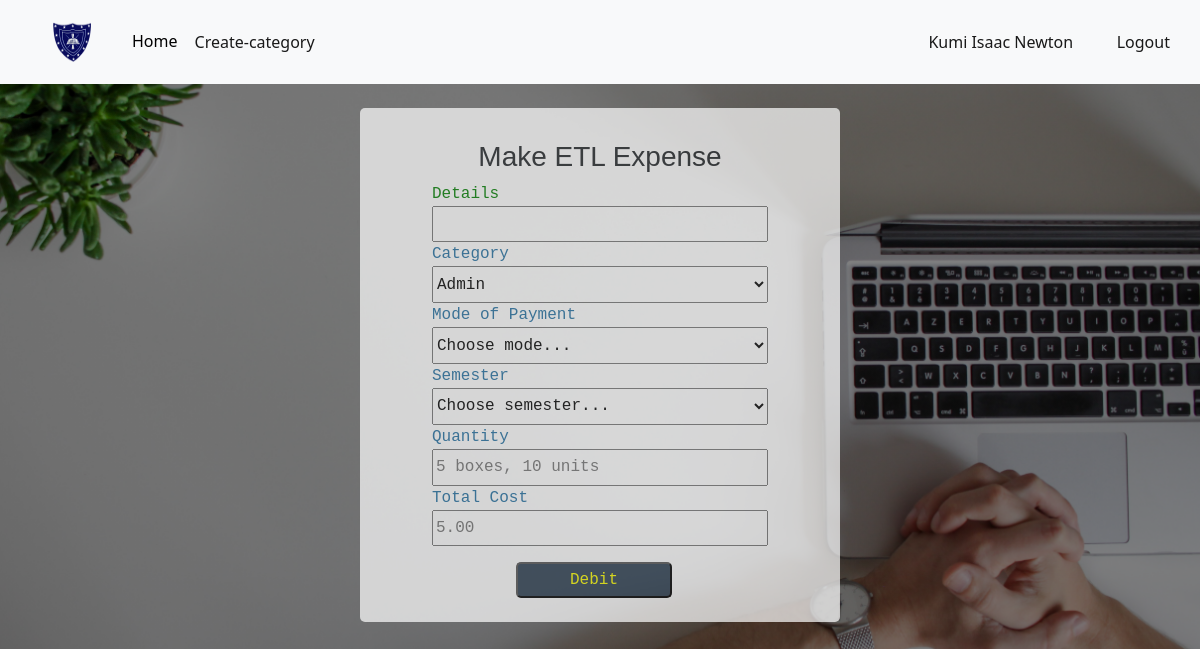
Before: /accountant_dashboard/etl_expenses (signed in) with the older database file.
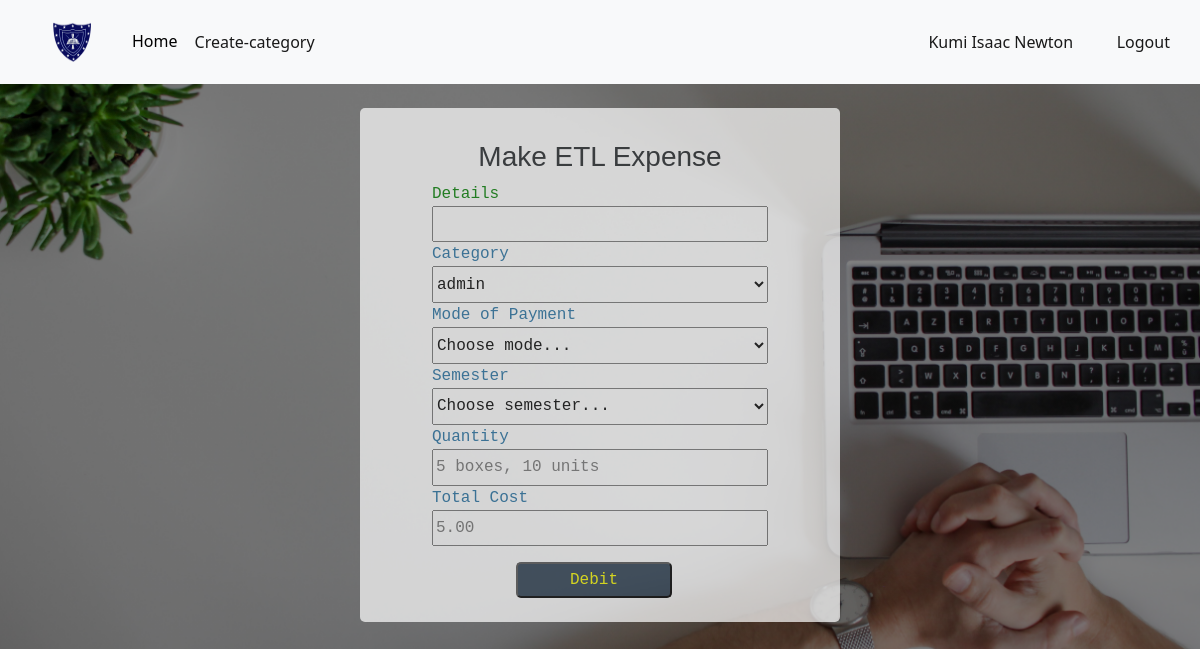
After: the same page with the newer database file.
### app.py (models this page shows, shortened)
class ExpenseCategory(db.Model):
	id = db.Column(db.Integer, primary_key=True)
	date = db.Column(db.DateTime, default = datetime.utcnow())
	adder = db.Column(db.String(120))
	category = db.Column(db.String(120), nullable=False, unique=True)

### app.py (the view, shortened to what this page needs)
@app.route("/accountant_dashboard/etl_expenses", methods = ['GET', 'POST'])
@login_required
def etl_expenses():
	if account_access():
		title = "Make ETL Expense"
		form = ETLExpensesForm()
		form1 = NewExpenseCatForm()
		if form1.data['exp_submit'] and form1.validate_on_submit():
			category = form1.data.get('category')
			new = ExpenseCategory(adder = current_user.username, category=category)
			db.session.add(new)
			db.session.commit()
		return render_template("etl_expenses_form.html", form=form, title=title, form1=form1)
	else:
		abort(404)

### app.py (shortened to what this page needs)
class ETLExpensesForm(FlaskForm):
	detail = StringField("Item", validators=[DataRequired(), Length(max=120)])
	mode = SelectField("Mode of Payment", validators=[DataRequired()], choices = [('','Choose mode...'),('Cash', 'Cash'), ('Bank','Bank')])
	semester = SelectField("Semester", validators = [DataRequired()], choices = [('','Choose semester...'),('SEM1', 'SEM1'), ('SEM2','SEM2')])
	totalcost = DecimalField("Total Cost", validators=[DataRequired(), NumberRange(min=1, max=3000000)])
	quantity = StringField("Quantity", validators=[DataRequired(), Length(min=1, max=120)])
	category = QuerySelectField(query_factory=expensequery, get_label = 'category', allow_blank = False)
	submit1 = SubmitField("Debit")

class NewExpenseCatForm(FlaskForm):
	category = StringField("New Category Name", validators=[DataRequired(), Length(max	= 200)])
	exp_submit = SubmitField("Create")

### app.py (called while the page is built)
def account_access():
	if not current_user.approval:
		return False
	if current_user.function == 'Accountant':
		return True
	if current_user.function == 'Clerk':
		return False

@login_manager.user_loader
def load_user(user_id):
	return User.query.get(int(user_id))

def expensequery():
	return ExpenseCategory.query

### templates/etl_expenses_form.html (shortened to what this page needs)
{% extends "bootstrap.html" %}
{% from 'macro.html' import render_field %}
{% block content %}
<!DOCTYPE html>
<html>
<head>
	<link rel="stylesheet" href="https://cdnjs.cloudflare.com/ajax/libs/font-awesome/4.7.0/css/font-awesome.min.css">
</head>
<body>
<header>
		<nav class="navbar navbar-expand-lg navbar-light bg-light">
			     <a class="navbar-brand kpa" href="#"><img src="{{url_for('static', filename='images/kpasec.png')}}"></a>
			    <div class="collapse navbar-collapse" id="navbarText">
			      <ul class="navbar-nav me-auto mb-2 mb-lg-0">
			        <li class="nav-item">
			          <a class="nav-link active " aria-current="page" href="{{url_for('accountant_dashboard')}}"id="nav1" style="color:black;">Home</a>
			        </li>
			       <li class="nav-item">
			          <a class="nav-link active btn" aria-current="page" id="dash" data-bs-toggle="modal" data-bs-target="#staticBackdrop">Create-category</a>
			        </li>
			      </ul>
			      <span class="navbar-text" >
			      	<a href="{{url_for('account')}}" class="nn">{{current_user.username}}</a>
			      	<a href="{{url_for('logout')}}" class="n">Logout</a>
			      </span>
			    </div>
		 </nav>
	</header>
	   	<div class="tttable" id="cont2">
   		<h3 class="topp" style="padding-top:4vh; text-align: center; font-family:sans-serif; ">{{title}} </h3>
   		<form method="POST" action="" id=""
   		class="fff" onsubmit="">
			<label style="color:green">Details</label><br>
			{{form.detail(id='detail1')}}<br>
			<label style="text-align:flex-start;color: #2471A3;">Category</label><br>
			{{form.category(class='select', id='category1')}}<br>
			<label style="text-align:flex-start;color: #2471A3;">Mode of Payment</label><br>
			{{form.mode(class='select', id='mode1')}}<br>
			<label style="text-align:flex-start;color: #2471A3;">Semester</label><br>
			{{form.semester(class='select', id='semester1')}}<br>
			<label style="text-align:flex-start;color: #2471A3;">Quantity</label><br>
			{{form.quantity(class='cls', placeholder='5 boxes, 10 units', id = 'quantity1')}}<br>
			<label style="text-align:flex-start;color: #2471A3;">Total Cost</label><br>
			{{form.totalcost(class='cls', placeholder='5.00', id = 'totalcost1')}}<br>
			{{form.submit1(class='sub')}}<br>
		</form><br>
   	</div>
</body>
</html>
{% endblock %}

Changed rows visible on the page:
changed ExpenseCategory: category "Admin" → "admin"
